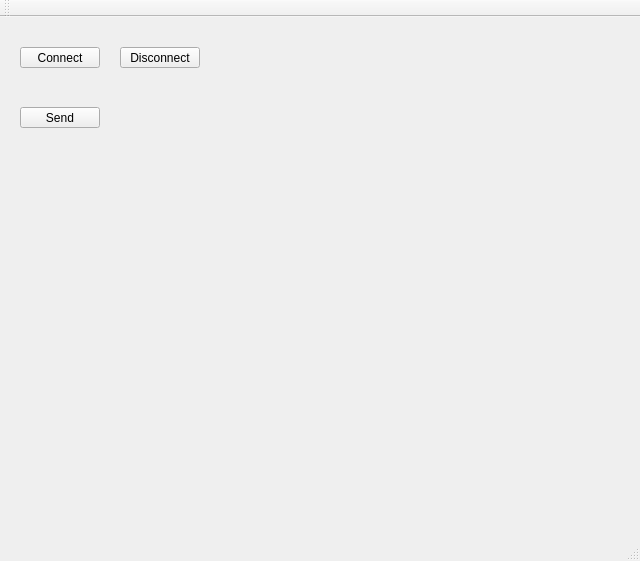
<?xml version="1.0" encoding="UTF-8"?>
<ui version="4.0">
 <class>MainWindow</class>
 <widget class="QMainWindow" name="MainWindow">
  <property name="geometry">
   <rect>
    <x>0</x>
    <y>0</y>
    <width>640</width>
    <height>561</height>
   </rect>
  </property>
  <property name="windowTitle">
   <string>MainWindow</string>
  </property>
  <widget class="QWidget" name="centralWidget">
   <widget class="QPushButton" name="pushButton">
    <property name="geometry">
     <rect>
      <x>20</x>
      <y>30</y>
      <width>80</width>
      <height>21</height>
     </rect>
    </property>
    <property name="text">
     <string>Connect</string>
    </property>
   </widget>
   <widget class="QPushButton" name="pushButton_2">
    <property name="geometry">
     <rect>
      <x>120</x>
      <y>30</y>
      <width>80</width>
      <height>21</height>
     </rect>
    </property>
    <property name="text">
     <string>Disconnect</string>
    </property>
   </widget>
   <widget class="QPushButton" name="pushButton_3">
    <property name="geometry">
     <rect>
      <x>20</x>
      <y>90</y>
      <width>80</width>
      <height>21</height>
     </rect>
    </property>
    <property name="text">
     <string>Send</string>
    </property>
   </widget>
  </widget>
  <widget class="QMenuBar" name="menuBar">
   <property name="geometry">
    <rect>
     <x>0</x>
     <y>0</y>
     <width>640</width>
     <height>20</height>
    </rect>
   </property>
  </widget>
  <widget class="QToolBar" name="mainToolBar">
   <attribute name="toolBarArea">
    <enum>TopToolBarArea</enum>
   </attribute>
   <attribute name="toolBarBreak">
    <bool>false</bool>
   </attribute>
  </widget>
  <widget class="QStatusBar" name="statusBar"/>
 </widget>
 <layoutdefault spacing="6" margin="11"/>
 <resources/>
 <connections/>
</ui>
